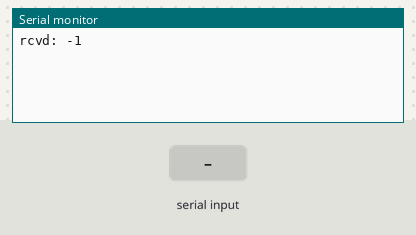
Bench run of a sketch on a simulated Arduino Uno, built with avr-gcc and run on an emulated ATmega328P. On the bench: the last lines printed to the serial monitor. The test bench sets the inputs (shaded band).

Above: at 1.2 s.
1.3 s: "1" received over Serial
2.8 s: "0" received over Serial
At 4.2 s:
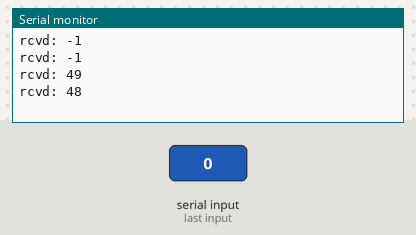
4.3 s: "2" received over Serial
At 6.4 s:
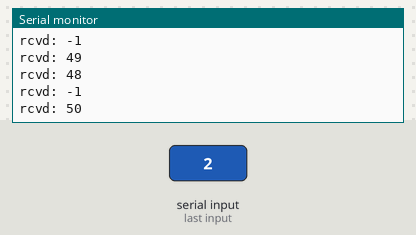
Timing chart, 0 to 7.9 s (numbered marks = the images above; inputs shaded):
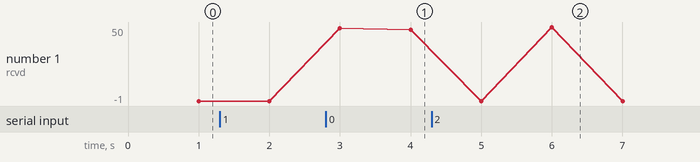

The sketch:

receiver.ino
```cpp
int data; //Initialized variable to store recieved data


void setup() {

  //Serial Begin at 9600 Baud

  Serial.begin(9600);

}


void loop() {

  data = Serial.read(); //Read the serial data and store it

  delay(1000);
  Serial.print("rcvd: ");
  Serial.println(String(data));

}
```

Measured:
- after the input at 2.8 s, the serial monitor: prints a new line after 1.2 s (image 1)
- after the input at 4.3 s, the serial monitor: prints a new line after 1.7 s (image 2)
- plotted number 1: -1 → 48 after the input at 2.8 s
